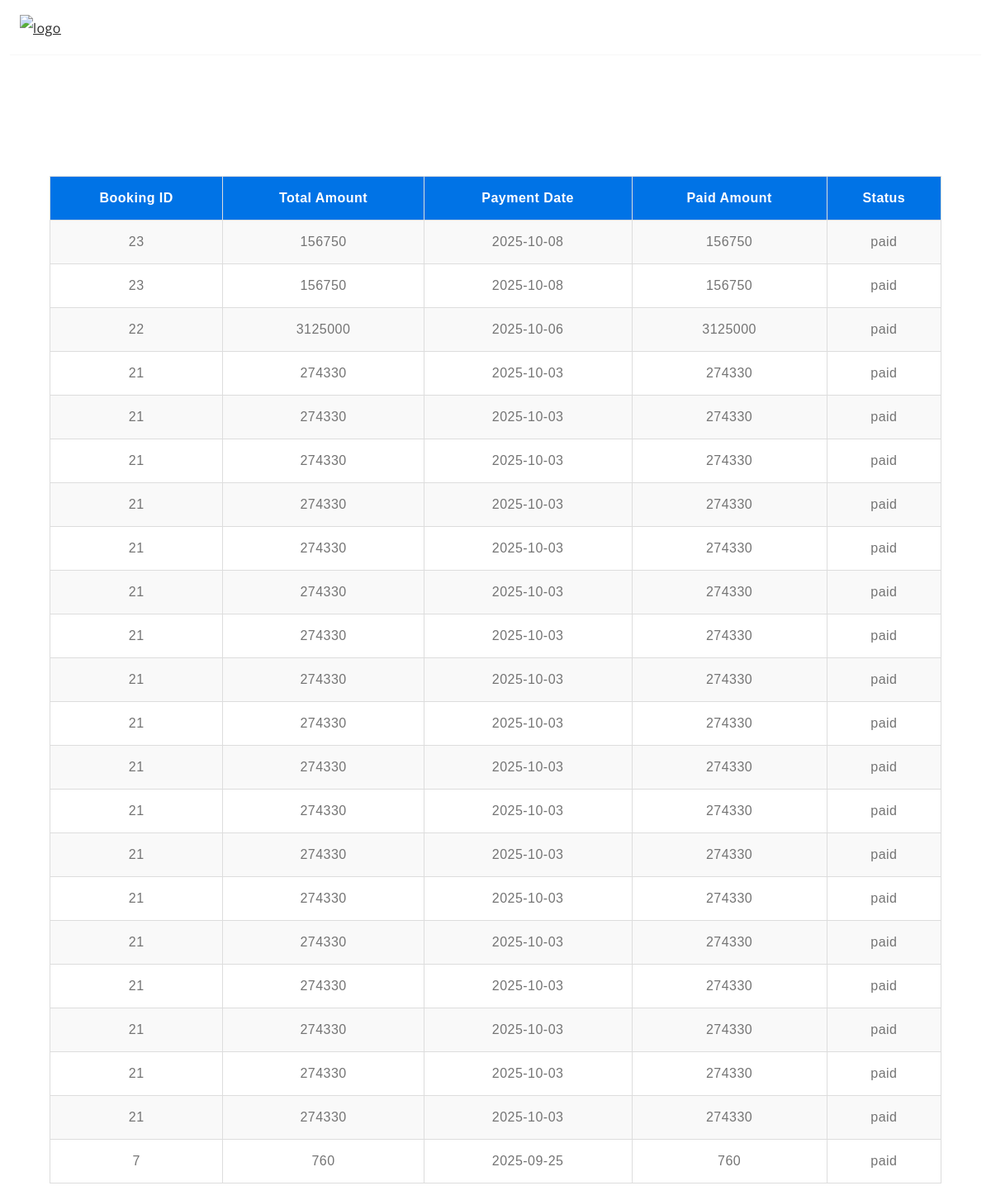
/customer/paymenthistory.php (signed in), run on the app's committed database.
### tables this page shows
CREATE TABLE IF NOT EXISTS `tbl_payment` (
  `payment_id` int NOT NULL AUTO_INCREMENT,
  `date` varchar(200) NOT NULL,
  `booking_id` int NOT NULL,
  `amount` int NOT NULL,
  `status` varchar(50) NOT NULL,
  PRIMARY KEY (`payment_id`),
  KEY `booking_id` (`booking_id`)
);

CREATE TABLE IF NOT EXISTS `tbl_booking` (
  `booking_id` int NOT NULL AUTO_INCREMENT,
  `totalamount` int NOT NULL,
  `status` varchar(50) NOT NULL,
  PRIMARY KEY (`booking_id`)
);

### dboperation.php (called while the page is built, shortened)
<?php
class dboperation
{
    public $con, $res;
    function __construct()
    {
        $this->con = mysqli_connect("localhost", "root", "", "db_discountelectronics");
    }
    public function executequery($sql)
    {
        $this->res = mysqli_query($this->con, $sql);
        return $this->res;
    }
}
?>

### customer/paymenthistory.php (the view, shortened to what this page needs)
<?php
include_once("header.php");
include_once("../dboperation.php");
$obj = new dboperation();
$customerid = $_SESSION['customer_id'];
$sellername = $_SESSION['username'];
echo "<h1>Welcome " . htmlspecialchars($sellername) . "</h1>";
echo "<h2>Your Payment History</h2>";
$payments_sql = "SELECT b.booking_id, b.totalamount, p.date, p.amount, p.status
                 FROM tbl_booking b
                 JOIN tbl_payment p ON b.booking_id = p.booking_id
                 JOIN tbl_bookingdetails d ON d.booking_id = b.booking_id
                 WHERE d.customer_id = '$customerid'
                 ORDER BY p.payment_id DESC";
$payments_result = $obj->executequery($payments_sql);
?>
<?php
if ($payments_result && mysqli_num_rows($payments_result) > 0) {
    echo "<table>";
    echo "<tr>
            <th>Booking ID</th>
            <th>Total Amount</th>
            <th>Payment Date</th>
            <th>Paid Amount</th>
            <th>Status</th>
          </tr>";
    while ($row = mysqli_fetch_assoc($payments_result)) {
        echo "<tr>";
        echo "<td>" . htmlspecialchars($row['booking_id']) . "</td>";
        echo "<td>" . htmlspecialchars($row['totalamount']) . "</td>";
        echo "<td>" . htmlspecialchars($row['date']) . "</td>";
        echo "<td>" . htmlspecialchars($row['amount']) . "</td>";
        echo "<td>" . htmlspecialchars($row['status']) . "</td>";
        echo "</tr>";
    }
    echo "</table>";
} else {
    echo "<p style='text-align:center;'>No payment history found.</p>";
}
include_once("footer.php");
?>

### customer/style.css (style rules this page uses)
:root { --header-height : 160px; --header-height-min : 80px; }
:root { --accent-color : #FFC43F; --dark-color : #222222; --light-dark-color : #727272; --light-color : #fff; --grey-color : #dbdbdb; --light-grey-color : #fafafa; --primary-color : #6995B1; --light-primary-color : #eef1f3; }
:root { --body-font : "Open Sans", sans-serif; --heading-font : "Nunito", sans-serif; }
body { --bs-link-color: #333; --bs-link-hover-color:#333; --bs-link-color-rgb: 40,40,40; --bs-link-hover-color-rgb: 0,0,0; --bs-light-rgb: 248, 248, 248; --bs-font-sans-serif: "Open Sans", sans-serif; --bs-body-font-family: var(--bs-font-sans-serif); --bs-body-font-size: 1rem; --bs-body-font-weight: 400; --bs-body-line-height: 2; --bs-body-color: #747474; --bs-primary: #FFC43F; --bs-primary-rgb: 255, 196, 63; --bs-success: #a3be4c; --bs-success-rgb: 163, 190, 76; --bs-primary-bg-subtle: #FFF9EB; --bs-success-bg-subtle: #eef5e5; --bs-border-color: #F7F7F7; --bs-secondary-rgb: 230, 243, 251; --bs-danger-rgb: 249, 235, 231; --bs-warning-rgb: 255, 249, 235; --bs-info-rgb: 230, 243, 250; }
body { letter-spacing: 0.03em; }
h1,h2,h3,h4,h5,h6 { font-family: var(--heading-font); color:white; font-weight: 700; }

### customer/paymenthistory.php (style rules this page uses)
table { width: 90%; margin: 20px auto; border-collapse: collapse; font-family: Arial, sans-serif; }
th, td { border: 1px solid #ddd; padding: 10px; text-align: center; }
th { background-color: #0073e6; color: white; }
tr:nth-child(even) { background-color: #f9f9f9; }
h1, h2 { text-align: center; font-family: Arial, sans-serif; margin-top: 20px; }

### data on the page
tbl_payment: booking.booking_id "23", booking.totalamount "156750", date "2025-10-08", amount "156750", status "paid"
tbl_payment: booking.booking_id "22", booking.totalamount "3125000", date "2025-10-06", amount "3125000", status "paid"
tbl_payment: booking.booking_id "21", booking.totalamount "274330", date "2025-10-03", amount "274330", status "paid"
tbl_payment: booking.booking_id "7", booking.totalamount "760", date "2025-09-25", amount "760", status "paid"
